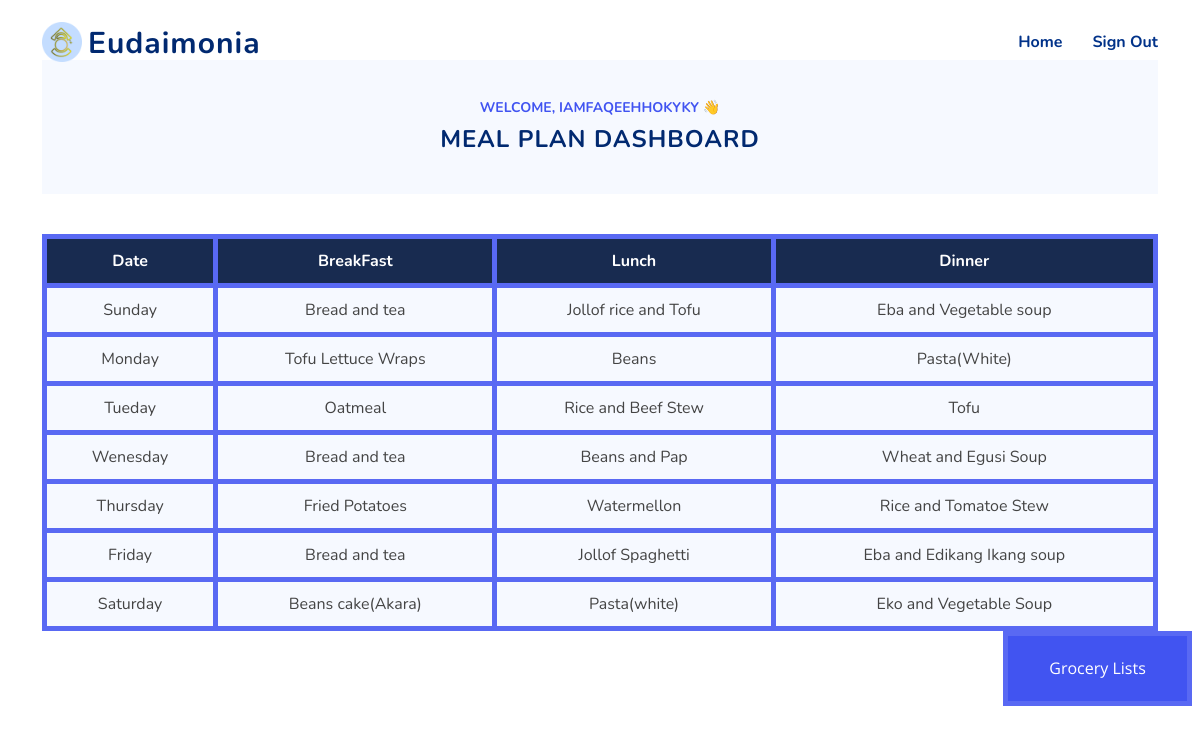
The app's page /meal (signed in) with its own data.
### tables this page shows
CREATE TABLE users
             (id INTEGER PRIMARY KEY AUTOINCREMENT,
              email TEXT UNIQUE,
              first_name TEXT,
              last_name TEXT,
              username TEXT UNIQUE,
              gender TEXT,
              university_name TEXT,
              notification_enabled INTEGER,
              privacy_enabled INTEGER,
              password_hash TEXT);

CREATE TABLE iamfaqeehhokyky (Date TEXT, BreakFast TEXT, Lunch TEXT, Dinner TEXT);

### app.py (the view)
@app.route('/meal', methods=["GET", "POST"])
def meal():
    if g.user is None:
        return redirect(url_for('signin'))
    visited = "checked your Meal"
    user_id = session['user_id']
    record_usage_history(user_id, visited)
    if request.method == "POST":
        name = g.user['username']
        session['name'] = name
        vegetarian = request.form['Vegetarian']
        allergies = session.get('allergies')
        height = float(request.form['height'])
        weight = float(request.form['weight'])
        meal = request.form['meal']
        grocery = name + '1'
        m = height * height
        bmi = weight / m
        tables = {
            ('Yes', 'Yes'): {'two': 'Allegies_UW2', 'three': 'Allegies_UW3'},
            ('Yes', 'No'): {'two': 'Vegetarian_UW2', 'three': 'Vegetarian_UW3'},
            ('No', 'Yes'): {'two': 'Allegies_UW2', 'three': 'Allegies_UW3'},
            ('No', 'No'): {'two': 'Under_weight2', 'three': 'Under_weight3'}
        }
        if bmi > 18.5:
            tables.update({
                ('Yes', 'Yes'): {'two': 'Allegies_NW2', 'three': 'Allegies_NW3'},
                ('Yes', 'No'): {'two': 'Vegetarian_NW2', 'three': 'Vegetarian_NW3'},
                ('No', 'Yes'): {'two': 'Allegies_NW2', 'three': 'Allegies_NW3'},
                ('No', 'No'): {'two': 'Normal_weight2', 'three': 'Normal_weight3'}
            })
        if bmi > 26.0:
            tables.update({
                ('Yes', 'Yes'): {'two': 'Allegies_OW2', 'three': 'Allegies_OW3'},
                ('Yes', 'No'): {'two': 'Vegetarian_OW2', 'three': 'Vegetarian_OW3'},
                ('No', 'Yes'): {'two': 'Allegies_OW2', 'three': 'Allegies_OW3'},
                ('No', 'No'): {'two': 'Over_weight2', 'three': 'Over_weight3'}
            })
        table_name = tables[(vegetarian, allergies)][meal]
        replicate_table(table_name, name)
        replicate_table(f"{table_name}_Grocery", grocery)
        groceries = get_meal_from_db(grocery)
        meal = get_meal_from_db(name)
        return render_template("meal.html", meal=meal, groceries=groceries, first_name=name)
    elif request.method == "GET":
        try:
            name = g.user['username']
            grocery = name + '1'
            groceries = get_meal_from_db(grocery)
            meal = get_meal_from_db(name)
            return render_template("meal.html", meal=meal, groceries=groceries, first_name=name)
        except sqlite3.OperationalError:
            return render_template('allergies.html')

### app.py (called while the page is built)
def get_user(user_id):
    query = "SELECT id, email, first_name, last_name, username, gender, university_name, password_hash, notification_enabled, privacy_enabled FROM users WHERE id = ?"
    args = (user_id,)
    row = db_query(query, args)
    if not row:
        return None
    return {
        'id': row[0][0], 'email': row[0][1], 'first_name': row[0][2], 'last_name': row[0][3], 'username': row[0][4], 'gender': row[0][5], 'university_name': row[0][6], 'password': row[0][7], 'notification_enabled': bool(row[0][8]), 'privacy_enabled': bool(row[0][9])
    }

@app.before_request
def load_user():
    user_id = session.get('user_id')
    if user_id is not None:
        g.user = get_user(user_id)
    else:
        g.user = None

def get_db():
    db = getattr(g, '_database', None)
    if db is None:
        db = g._database = sqlite3.connect(DATABASE_FILE)
        db.row_factory = sqlite3.Row
    return db

@app.teardown_appcontext
def close_connection(exception):
    db = getattr(g, '_database', None)
    if db is not None:
        db.close()

def db_query(query, args=None):
    cur = get_db().execute(query, args or ())
    rv = cur.fetchall()
    cur.close()
    return rv

def get_meal_from_db(table_name):
    query = "SELECT * FROM {}".format(table_name)
    results = db_query(query)
    if results:
        return results
    else:
        return None

def record_usage_history(user_id, route):
    timestamp = datetime.datetime.now()
    query = "INSERT INTO usage_history (user_id, route, timestamp) VALUES (?, ?, ?)"
    args = (user_id, route, timestamp)
    db_connection = get_db()
    cur = db_connection.cursor()
    cur.execute(query, args)
    db_connection.commit()

### templates/meal.html (shortened to what this page needs)
{% extends 'user_base.html' %}  {%block content %}
<section id="contact" class="contact d-flex align-items-center contact">
  <div class="container">
    <header class="col-lg-12 hero-img section-header">
      <div id="about" class="about">
        <div class="content">
          <h3>Welcome, {{ first_name }} 👋</h3>
          <h2>Meal Plan Dashboard</h2>
        </div>
      </div>
      <link
        href="{{ url_for('static', filename='assets/css/style.css') }}"
        rel="stylesheet"
      />
    </header>
    <div class="container">
      <div class="row justify-content-center">
        <table id="table">
          <tr>
            <th>Date</th>
            <th>BreakFast</th>
            <th>Lunch</th>
            <th>Dinner</th>
          </tr>
          {% for food in meal %}
          <tr>
            <td contenteditable>{{ food['Date'] }}</td>
            <td contenteditable>{{ food['BreakFast'] }}</td>
            <td contenteditable>{{ food['Lunch'] }}</td>
            <td contenteditable>{{ food['Dinner'] }}</td>
          </tr>
          {% endfor %}
        </table>
      </div>
      <button onclick="show()" id="grocery" class="grocery">
        Grocery Lists
      </button>
      <br /><br /><br />
    </div>
  </div>
</section>
{% endblock %}

### templates/user_base.html (shortened to what this page needs)
<!DOCTYPE html>
<html lang="en">
  <head>
    <link
      href="{{ url_for('static', filename='assets/vendor/aos/aos.css') }}"
      rel="stylesheet"
    />
    <link
      href="{{ url_for('static', filename='assets/vendor/bootstrap/css/bootstrap.min.css') }}"
      rel="stylesheet"
    />
    <link
      href="{{ url_for('static', filename='assets/vendor/bootstrap-icons/bootstrap-icons.css') }}"
      rel="stylesheet"
    />
    <link
      href="{{ url_for('static', filename='assets/vendor/glightbox/css/glightbox.min.css') }}"
      rel="stylesheet"
    />
    <link
      href="{{ url_for('static', filename='assets/vendor/remixicon/remixicon.css') }}"
      rel="stylesheet"
    />
    <link
      href="{{ url_for('static', filename='assets/vendor/swiper/swiper-bundle.min.css') }}"
      rel="stylesheet"
    />
    <link
      href="{{ url_for('static', filename='assets/css/style.css') }}"
      rel="stylesheet"
    />
  </head>
  <body>
    <header id="header" class="header fixed-top">
      <div
        class="container-fluid container-xl d-flex align-items-center justify-content-between"
      >
        <a href="/" class="logo d-flex align-items-center">
          <img src="{{url_for('static', filename='img/emblem.png')}}" alt="" />
          <span>Eudaimonia</span>
        </a>
        <nav id="navbar" class="navbar">
          <ul>
            <li><a class="nav-link" href="/home">Home</a></li>
            <li>
              <a class="nav-link" href="/signout">Sign Out</a>
            </li>
          </ul>
        </nav>
      </div>
    </header>
    <main id="main">
      {% block content %} {% endblock %}
    </main>
  </body>
</html>

### static/assets/css/style.css (style rules this page uses)
:root { scroll-behavior: smooth; }
body { font-family: "Open Sans", sans-serif; color: #444444; }
a { color: #4154f1; text-decoration: none; }
h1, h2, h3, h4, h5, h6, label, table { font-family: "Nunito", sans-serif; }
table { text-align: center; border-collapse: collapse; width: 100%; background: #f6f9ff; }
td { padding: 10px; border: 5px solid #5969f3; color: #444444; }
th { background-color: rgba(1, 22, 61, 0.9); padding: 10px; border: 5px solid #5969f3; color: #fff; }
.grocery { position: absolute; right: 0.5em; width: 5cm; height: 2cm; background-color: #4154f1; border: 5px solid #5969f3; color: #fff; }
section { padding: 60px 0; overflow: hidden; }
.section-header { text-align: center; padding-bottom: 40px; }
.section-header h2 { font-size: 13px; letter-spacing: 1px; font-weight: 700; margin: 0; color: #4154f1; text-transform: uppercase; }
.header { transition: all 0.5s; z-index: 997; padding: 20px 0; }
.header .logo { line-height: 0; }
.header .logo img { max-height: 40px; margin-right: 6px; }
.header .logo span { font-size: 30px; font-weight: 700; letter-spacing: 1px; color: #012970; font-family: "Nunito", sans-serif; margin-top: 3px; }
.navbar { padding: 0; }
.navbar ul { margin: 0; padding: 0; display: flex; list-style: none; align-items: center; }
.navbar li { position: relative; }
.navbar a, .navbar a:focus { display: flex; align-items: center; justify-content: space-between; padding: 10px 0 10px 30px; font-family: "Nunito", sans-serif; font-size: 16px; font-weight: 700; color: #013289; white-space: nowrap; transition: 0.3s; }
.about .content { background-color: #f6f9ff; padding: 40px; }
.about h3 { font-size: 14px; font-weight: 700; color: #4154f1; text-transform: uppercase; }
.about h2 { font-size: 24px; font-weight: 700; color: #012970; }

### records on screen
users: username "IAMFAQEEHHOKYKY"
iamfaqeehhokyky: Date "Sunday", BreakFast "Bread and tea", Lunch "Jollof rice and Tofu", Dinner "Eba and Vegetable soup"
iamfaqeehhokyky: Date "Monday", BreakFast "Tofu Lettuce Wraps", Lunch "Beans", Dinner "Pasta(White)"
iamfaqeehhokyky: Date "Tueday", BreakFast "Oatmeal", Lunch "Rice and Beef Stew", Dinner "Tofu"
iamfaqeehhokyky: Date "Wenesday", BreakFast "Bread and tea", Lunch "Beans and Pap", Dinner "Wheat and Egusi Soup"
iamfaqeehhokyky: Date "Thursday", BreakFast "Fried Potatoes", Lunch "Watermellon", Dinner "Rice and Tomatoe Stew"
iamfaqeehhokyky: Date "Friday", BreakFast "Bread and tea", Lunch "Jollof Spaghetti", Dinner "Eba and Edikang Ikang soup"
iamfaqeehhokyky: Date "Saturday", BreakFast "Beans cake(Akara)", Lunch "Pasta(white)", Dinner "Eko and Vegetable Soup"
